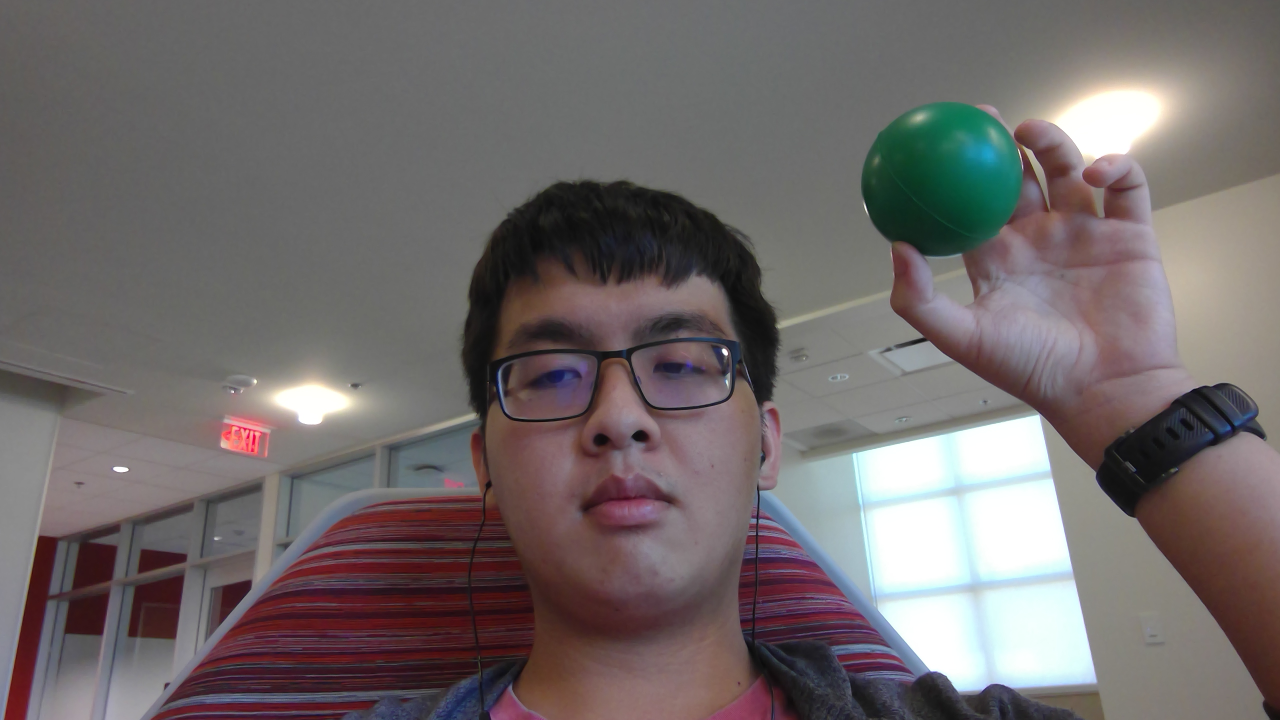
#> input picture green2.jpg, 2560 x 1440 px (shown at 1/2 size)
$ python colors.py
#> lines starting #> are read from the running program, lines starting #| are printed output that depends on the picture; after the words box and inside, x2 and y2 are one past the last pixel; in counts of white or black regions, pixels touching at a corner belong together
import cv2
import numpy as np
import imutils

def nothing(x):
    pass

# Load image
image = cv2.imread('green2.jpg')
#> image is the input picture: shape (1440, 2560, 3); mean B, G, R 106, 105.8, 112.8

# Create a window
cv2.namedWindow('image')

# Create trackbars for color change
# Hue is from 0-179 for Opencv
cv2.createTrackbar('HMin', 'image', 0, 179, nothing)
#> slider 'HMin' is set to 35
cv2.createTrackbar('SMin', 'image', 0, 255, nothing)
#> slider 'SMin' is set to 51
cv2.createTrackbar('VMin', 'image', 0, 255, nothing)
#> slider 'VMin' is set to 51
cv2.createTrackbar('HMax', 'image', 0, 179, nothing)
#> slider 'HMax' is set to 179
cv2.createTrackbar('SMax', 'image', 0, 255, nothing)
#> slider 'SMax' is set to 255
cv2.createTrackbar('VMax', 'image', 0, 255, nothing)
#> slider 'VMax' is set to 255

# Set default value for Max HSV trackbars
cv2.setTrackbarPos('HMax', 'image', 179)
cv2.setTrackbarPos('SMax', 'image', 255)
cv2.setTrackbarPos('VMax', 'image', 255)

# Initialize HSV min/max values
#hMin = sMin = vMin = hMax = sMax = vMax = 0
hMin = 38
sMin = 25
vMin = 8
hMax = 126
sMax = 244
vMax = 202
phMin = psMin = pvMin = phMax = psMax = pvMax = 0

while(1):
    # Get current positions of all trackbars
    hMin = cv2.getTrackbarPos('HMin', 'image')
    sMin = cv2.getTrackbarPos('SMin', 'image')
    vMin = cv2.getTrackbarPos('VMin', 'image')
    hMax = cv2.getTrackbarPos('HMax', 'image')
    sMax = cv2.getTrackbarPos('SMax', 'image')
    vMax = cv2.getTrackbarPos('VMax', 'image')

    # Set minimum and maximum HSV values to display
    lower = np.array([hMin, sMin, vMin])
    upper = np.array([hMax, sMax, vMax])

    # Convert to HSV format and color threshold
    hsv = cv2.cvtColor(image, cv2.COLOR_BGR2HSV)
#> hsv: shape (1440, 2560, 3); mean H, S, V 66.2, 40, 116.7
    mask = cv2.inRange(hsv, lower, upper)
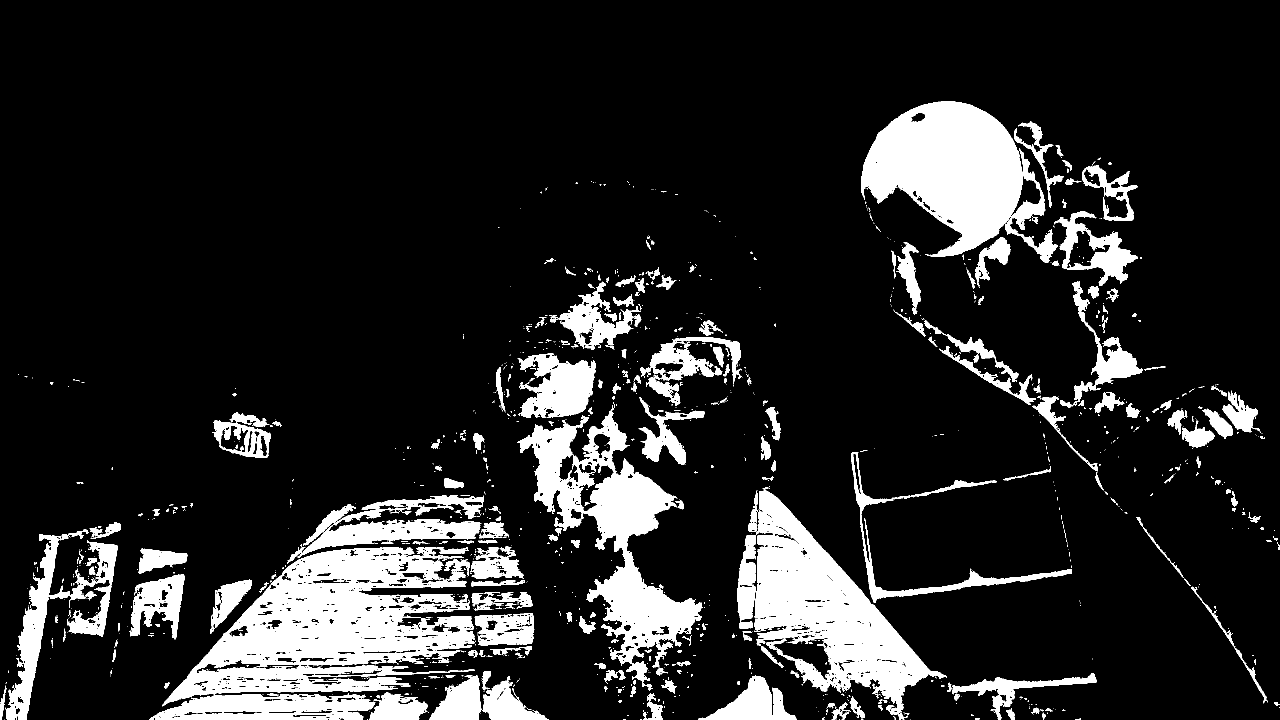
#> mask: shape (1440, 2560) (shown at 1/2 size); 14.5% white; 1427 white regions (1118 under 20 px), largest, box (x1, y1, x2, y2) and area: (299, 1094, 950, 1440) 113811, (1509, 982, 1894, 1440) 65891, (1722, 203, 2045, 514) 62618
    result = cv2.bitwise_and(image, image, mask=mask)
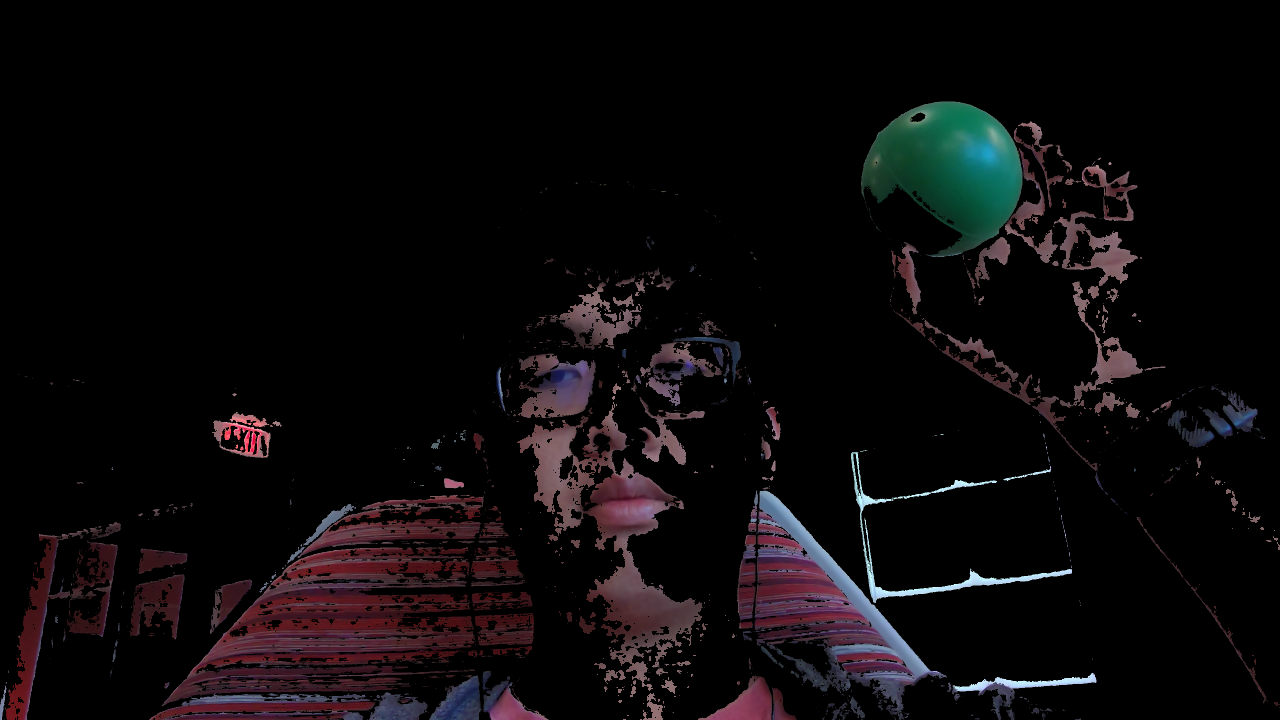
#> result: shape (1440, 2560, 3) (shown at 1/2 size); mean B, G, R 10.8, 9.5, 12.2

    # Print if there is a change in HSV value
    if((phMin != hMin) | (psMin != sMin) | (pvMin != vMin) | (phMax != hMax) | (psMax != sMax) | (pvMax != vMax) ):
        print("(hMin = %d , sMin = %d, vMin = %d), (hMax = %d , sMax = %d, vMax = %d)" % (hMin , sMin , vMin, hMax, sMax , vMax))
        phMin = hMin
        psMin = sMin
        pvMin = vMin
        phMax = hMax
        psMax = sMax
        pvMax = vMax

    # Display result image

    #cv2.namedWindow("image", cv2.WND_PROP_FULLSCREEN)
    #cv2.setWindowProperty("image", cv2.WND_PROP_FULLSCREEN, cv2.WINDOW_FULLSCREEN)

    image = imutils.resize(result, height=900)
#> image: shape (900, 1600, 3)

    cv2.imshow('image', result)
    if cv2.waitKey(10) & 0xFF == ord('q'):
#> (key q is pressed here)
        break

    if cv2.waitKey(1) & 0xFF == ord('w'):
        hMin = 38
        sMin = 25
        vMin = 8
        hMax = 126
        sMax = 244
        vMax = 202

cv2.destroyAllWindows()

$ run again, with balls.jpg copied over green2.jpg
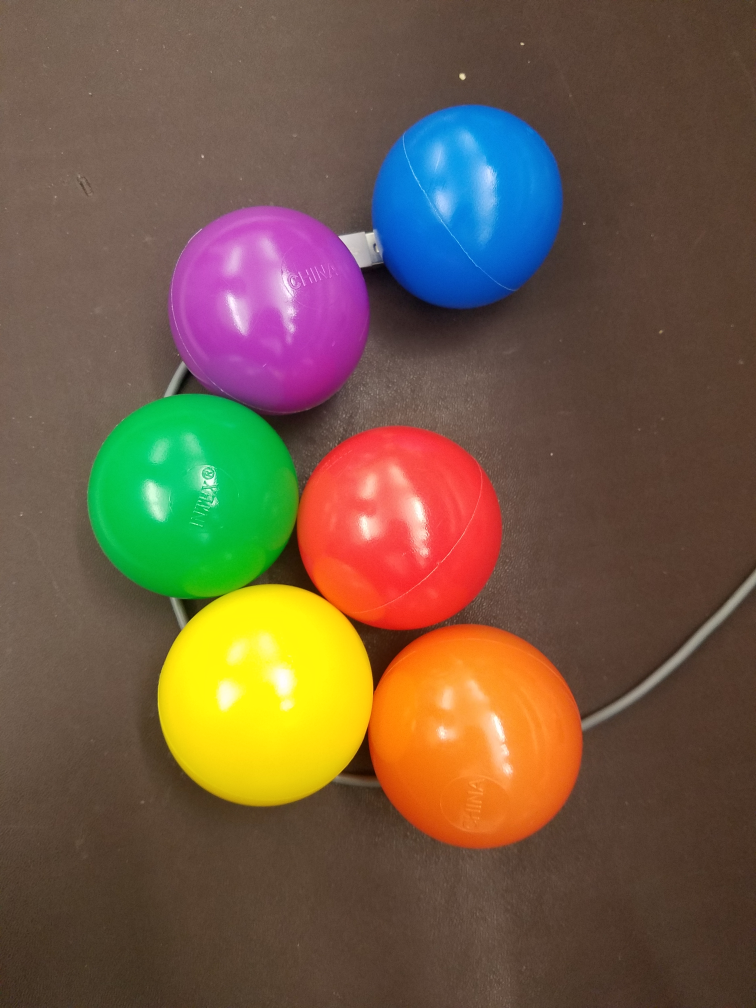
#> input picture balls.jpg, 3024 x 4032 px (shown at 1/4 size)
#> image is the input picture: shape (4032, 3024, 3); mean B, G, R 68.7, 90.6, 112.8
#> hsv: shape (4032, 3024, 3); mean H, S, V 26.1, 126.9, 128.2
#> `mask = cv2.inRange(hsv, lower, upper)`:
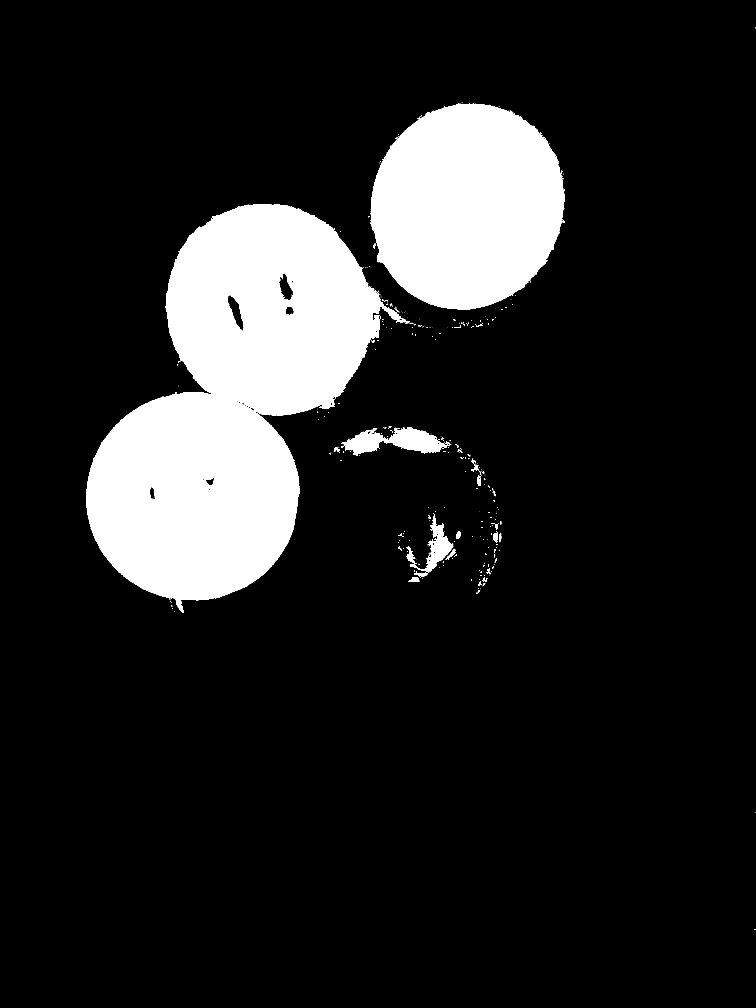
#> mask: shape (4032, 3024) (shown at 1/4 size); 13.4% white; 490 white regions (422 under 20 px), largest, box (x1, y1, x2, y2) and area: (344, 816, 1640, 2452) 1097027, (1483, 415, 2260, 1239) 498725, (1365, 1708, 1788, 1824) 24197
#> `image = imutils.resize(result, height=900)`:
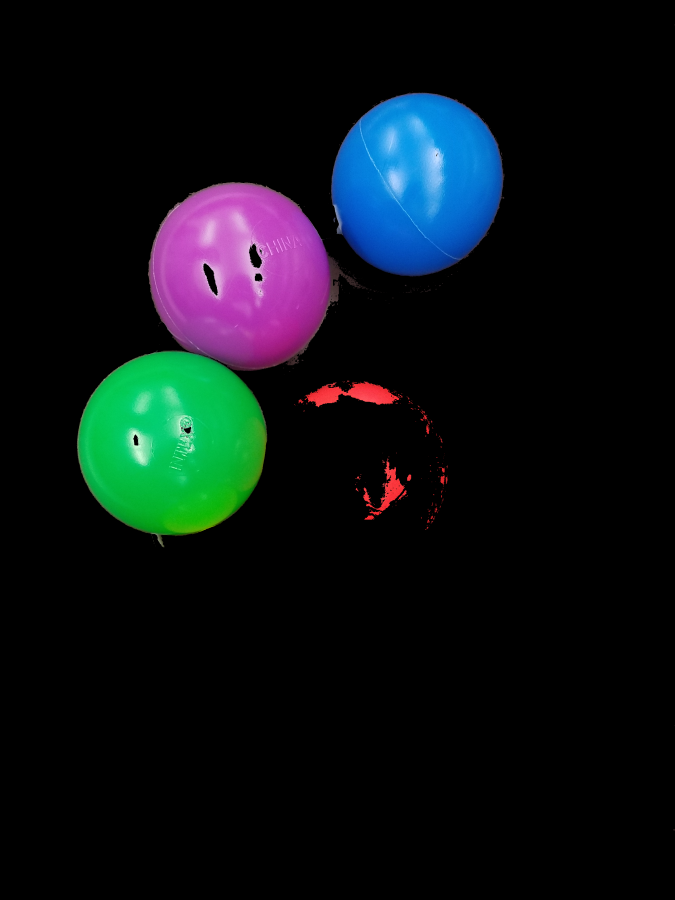
#> image: shape (900, 675, 3); mean B, G, R 19.6, 16.8, 10.3

$ run again, with green.jpg copied over green2.jpg
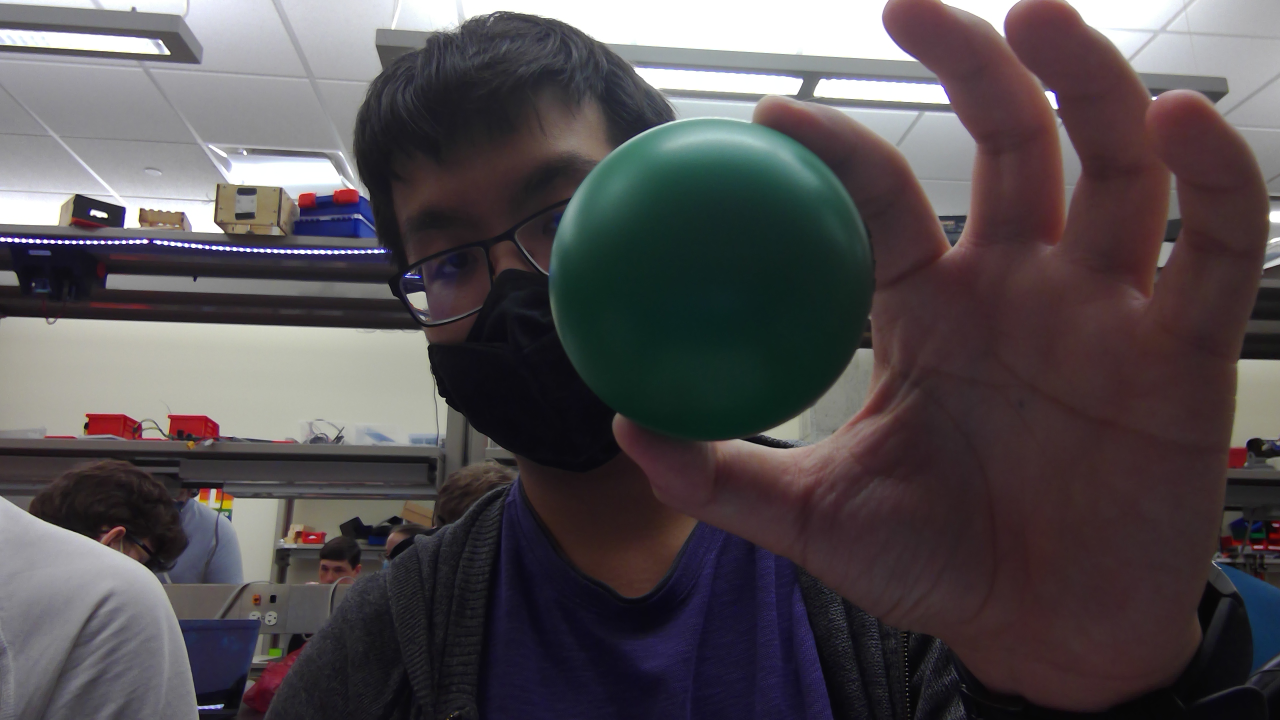
#> input picture green.jpg, 2560 x 1440 px (shown at 1/2 size)
#> image is the input picture: shape (1440, 2560, 3); mean B, G, R 81.3, 78.3, 84.3
#> hsv: shape (1440, 2560, 3); mean H, S, V 106.4, 66.4, 90.6
#> `mask = cv2.inRange(hsv, lower, upper)`:
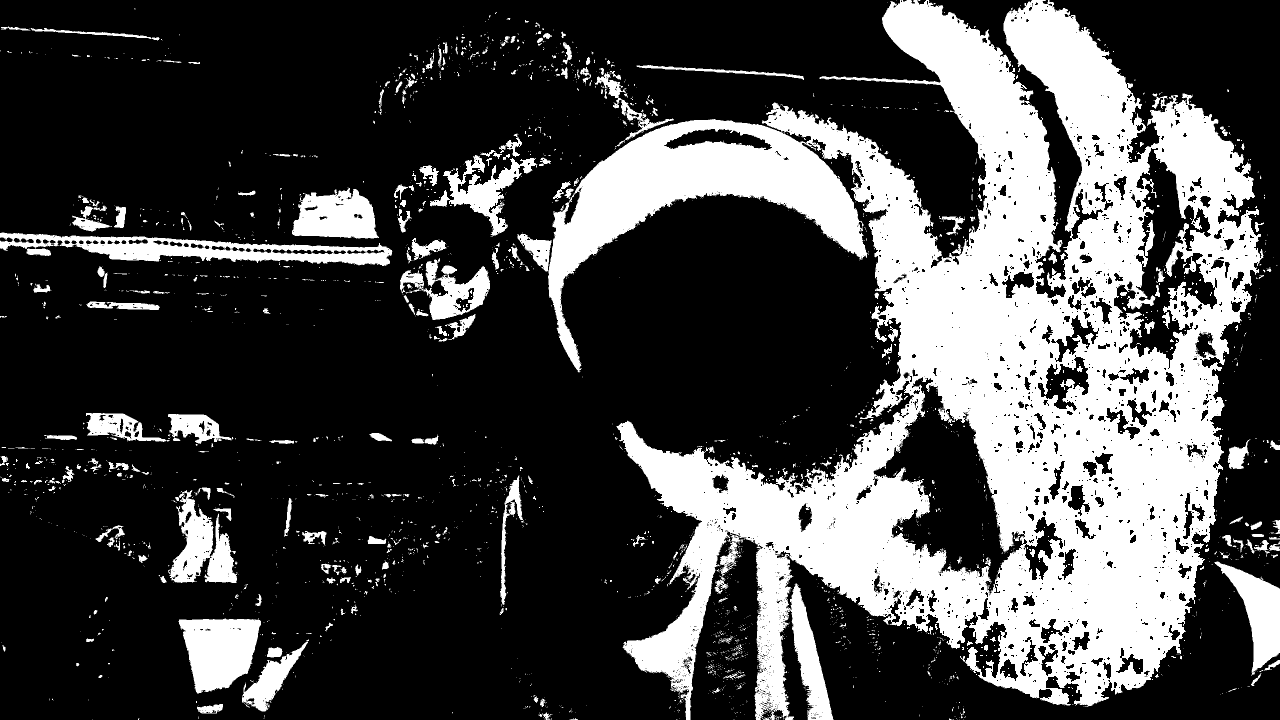
#> mask: shape (1440, 2560) (shown at 1/2 size); 27.9% white; 2979 white regions (2588 under 20 px), largest, box (x1, y1, x2, y2) and area: (1096, 0, 2527, 1440) 855823, (0, 465, 785, 532) 21910, (357, 1237, 522, 1387) 17538
#> `result = cv2.bitwise_and(image, image, mask=mask)`:
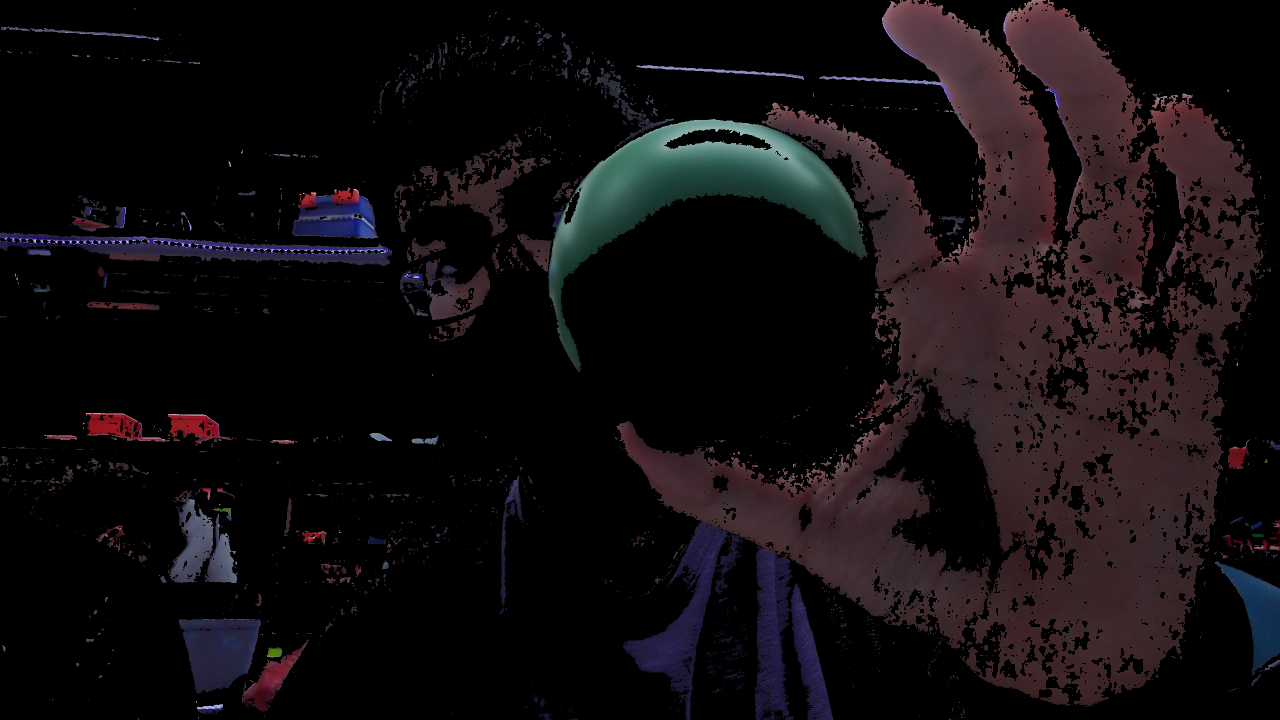
#> result: shape (1440, 2560, 3) (shown at 1/2 size); mean B, G, R 15.5, 13.4, 17.8
#> image: shape (900, 1600, 3)
